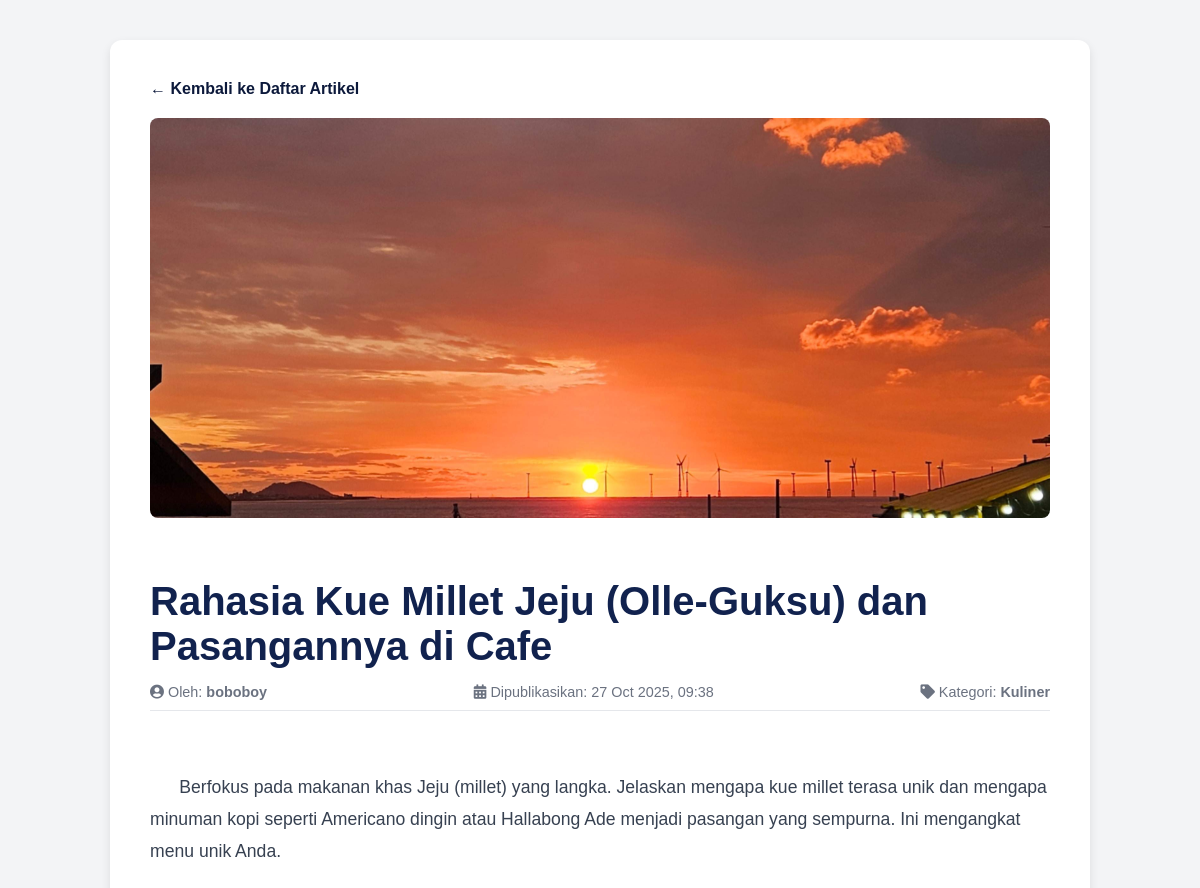
Before: /pengunjung/detail_artikelP.php?id=6 with the older database file.
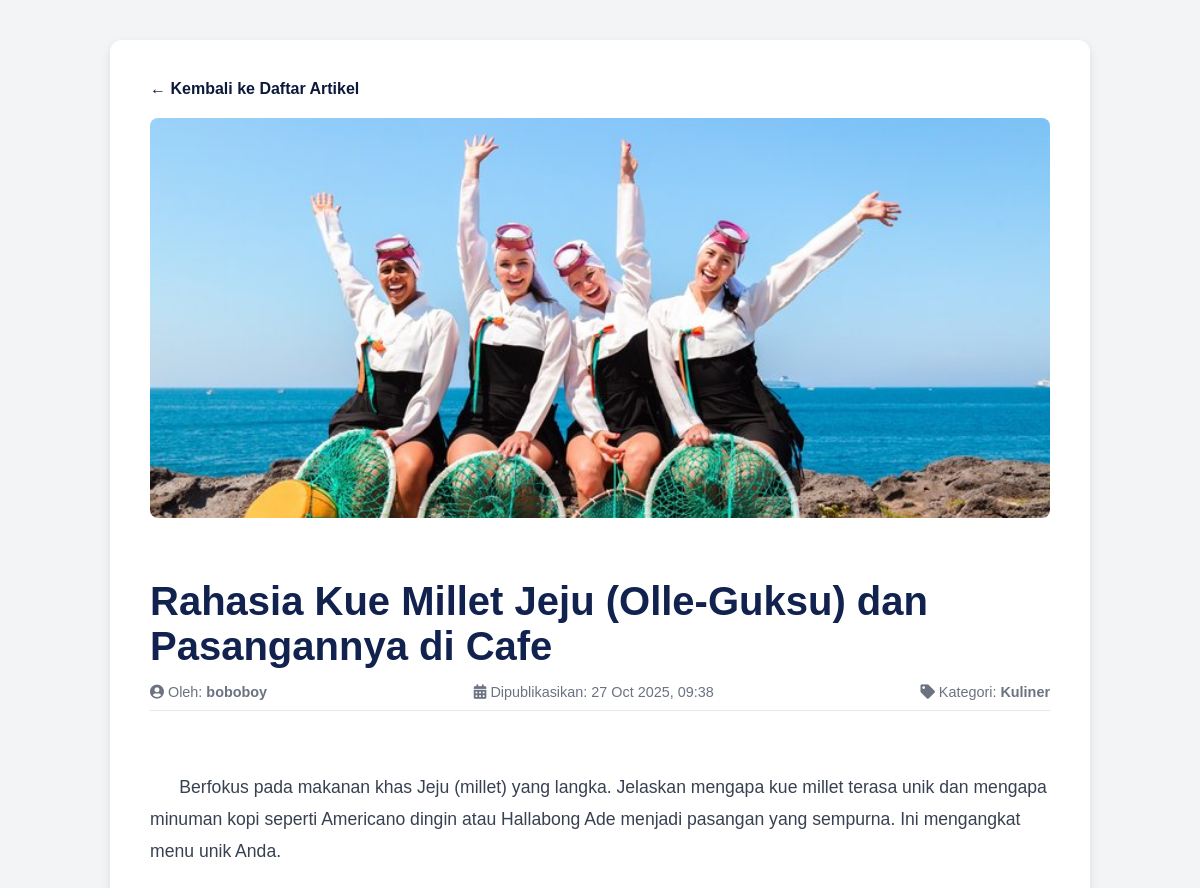
After: the same page with the newer database file.
### tables this page shows
CREATE TABLE `articles` (
  `id` int(11) NOT NULL,
  `title` varchar(255) NOT NULL,
  `content` text NOT NULL,
  `category` varchar(100) NOT NULL,
  `photo` varchar(255) DEFAULT NULL,
  `admin_id` int(11) NOT NULL,
  `published_at` timestamp NOT NULL DEFAULT current_timestamp()
);

CREATE TABLE `users` (
  `id` int(11) NOT NULL,
  `name` varchar(150) NOT NULL,
  `email` varchar(150) NOT NULL,
  `password_hash` varchar(255) NOT NULL,
  `role` varchar(50) NOT NULL DEFAULT 'pengunjung'
);

### pengunjung/detail_artikelP.php (the view, shortened to what this page needs)
<?php
include '../config/config.php';
$article_id = mysqli_real_escape_string($konek, $_GET['id']);
$query = "SELECT a.*, u.name AS author_name, u.email AS author_email
          FROM articles a
          JOIN users u ON a.admin_id = u.id
          WHERE a.id = '$article_id'";
$result = mysqli_query($konek, $query);
$article = mysqli_fetch_assoc($result);
$published_date = date('d M Y, H:i', strtotime($article['published_at']));
$image_path = '../admin/' . $article['photo'];
?>
<!DOCTYPE html>
<html lang="en">
<head>
  <link rel="stylesheet" href="https://cdnjs.cloudflare.com/ajax/libs/font-awesome/5.15.4/css/all.min.css">
</head>
<body>
  <div class="container">
    <a href="artikelP.php" class="back-link">
      &larr; Kembali ke Daftar Artikel
    </a>
    <?php if (!empty($article['photo']) && file_exists($image_path)): ?>
      <img src="<?php echo $image_path; ?>" alt="<?php echo htmlspecialchars($article['title']); ?>"
        class="article-image">
    <?php endif; ?>
    <h1 class="article-title"><?php echo htmlspecialchars($article['title']); ?></h1>
    <div class="article-metadata">
      <span>
        <i class="fas fa-user-circle"></i> Oleh:
        <strong><?php echo htmlspecialchars($article['author_name']); ?></strong>
      </span>
      <span>
        <i class="fas fa-calendar-alt"></i> Dipublikasikan: <?php echo $published_date; ?>
      </span>
      <span>
        <i class="fas fa-tag"></i> Kategori: <strong><?php echo htmlspecialchars($article['category']); ?></strong>
      </span>
    </div>
    <div class="article-body">
      <?php echo nl2br(htmlspecialchars($article['content'])); ?>
    </div>
  </div>
</body>
</html>

Changed rows visible on the page:
changed articles "Rahasia Kue Millet Jeju (Olle-Guksu) dan Pasangannya di Cafe": photo: a different picture
